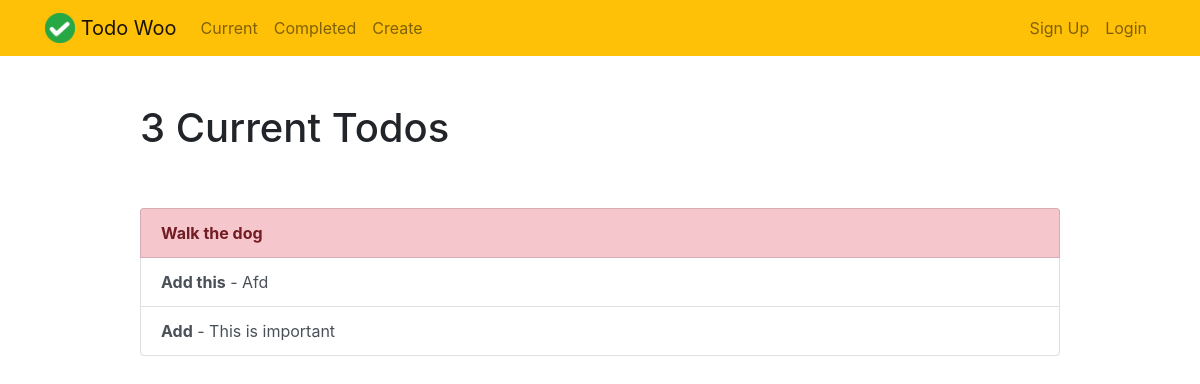
/current/ (signed in), run on the app's committed database.
### todo/models.py (models this page shows, shortened)
class Todo(models.Model):
    title = models.CharField(max_length=100)
    memo = models.TextField(blank=True)
    created = models.DateTimeField(auto_now_add=True)
    datecompleted = models.DateTimeField(null=True, blank=True)
    important = models.BooleanField(default=False)

### todo/views.py (the view)
# urls.py: path('current/', views.currenttodos, name='currenttodos'),
def currenttodos(request):
    todos = Todo.objects.filter(datecompleted__isnull=True)
    return render(request, 'todo/currenttodos.html', {'todos':todos})

### todo/templates/todo/currenttodos.html
{% extends "todo/base.html" %}
{% block content %}
    <div class="row justify-content-center mt-5">
        <div class="col-md-10">
            {% if todos %}
                 <h1>{{ todos.count }} Current Todo{{ todos.count|pluralize }}</h1>
            {% else %}
                           <h1>Current Todos</h1>
            {% endif %}
        </div>
    </div>
    <div class="row justify-content-center mt-5">
        <div class="col-md-10">
        {% if todos %}
            <div class="list-group">
                {% for todo in todos %}
                    <a href="{% url 'viewtodo' todo.id %}" class="list-group-item list-group-item-action{% if todo.important %} list-group-item-danger{% endif %}"><b>{{ todo.title }}</b>{% if todo.memo %} - {{ todo.memo|truncatechars:30 }}{% endif %}</a>
                {% endfor %}
            </div>
        {% else %}
            <div class="text-center">
                <h2>Looks like you don't have any todos! Nice work.</h2>
            <br>
            <a role="button" class="btn btn-primary" href="{% url 'createtodo' %}">New Todo</a>
            </div>
        {% endif %}
        </div>
    </div>
{% endblock %}

### data on the page
Todo: title "Walk the dog"
Todo: title "Add this", memo "Afd"
Todo: title "Add", memo "This is important"

### other printed values
{{ todos.count }} "3"
